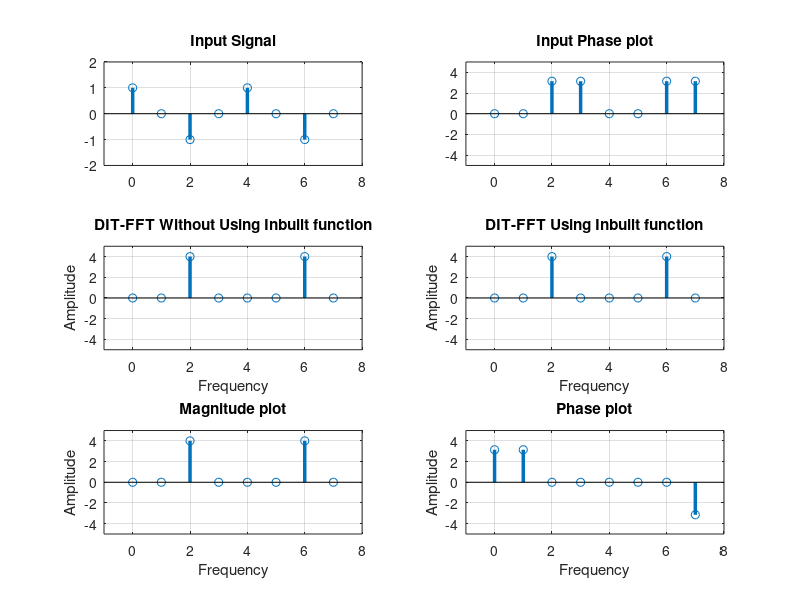

This chart was generated by the following MATLAB code:
clc;
clear all;
close all;
t = 0:7;
y = cos(t*pi./2);
n = length(y);
p = nextpow2(n);
disp(p);
z = zeros(1,2^p-n);
x = [y z];
disp(x);
x1 = bitrevorder(x);
disp(x1)
n = length(x1);
s = log2(n)
w = exp(-2*1j*pi/n).^(0:(n/2)-1);
for i = 1:s
m = i;
for k = 1:2^m:n
for l = 0:2^(m-1)-1
a = x1(k+l);
b = x1(k+l+2^(m-1))*w(l*n/(2^m)+1);
x1(k+l)=a+b;
x1(k+l+2^(m-1)) = a-b;
end
end
end
x2 = fft(x); %inbuilt fast fourier transfer function
subplot(3,2,1); %for plot at position 1
stem(t,y,'LineWidth',2.5); %for plotting discrete input t with y
title("Input Signal");
axis([-1 8 -2 2]);
grid on;
subplot(3,2,2); %for plot at position 2
stem(t,angle(y),'LineWidth',2.5);%for plotting discrete input t with y
title("Input Phase plot"); %for naming title of plot
axis([-1 8 -5 5]);
grid on;
subplot(3,2,3); %for plot at position 3
stem(t,x1,'LineWidth',2.5);
title('DIT-FFT Without Using Inbuilt function');%for naming title of plot
xlabel('Frequency');
ylabel('Amplitude');
axis([-1 8 -5 5]);
grid on;
subplot(3,2,4); %for plot at position 4
stem(t,x2,'LineWidth',2.5); %for plotting discrete input t with x2
title('DIT-FFT Using Inbuilt function'); %for naming title of plot
xlabel('Frequency'); 
ylabel('Amplitude');
axis([-1 8 -5 5]);
grid on;
subplot(3,2,5); %for plot at position 5
stem(t,abs(x1),'LineWidth',2.5); %for plotting discrete input t with x1
title('Magnitude plot');
xlabel('Frequency');
ylabel('Amplitude');
axis([-1 8 -5 5]);
grid on;
subplot(3,2,6); %for plot at position 6
stem(t,angle(x2),'LineWidth',2.5);
title('Phase plot'); %for naming title of plot
xlabel('Frequency');
ylabel('Amplitude');
axis([-1 8 -5 5]);
grid on;
